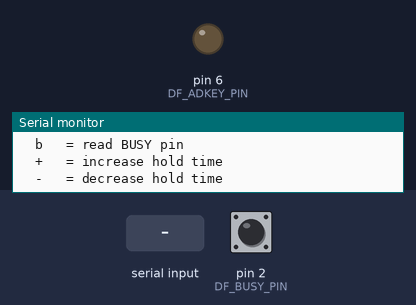
Bench run of a sketch on a simulated Arduino Mega 2560, built with avr-gcc and run on an emulated ATmega2560. On the bench: output pins drawn as LEDs (lit = HIGH), the last lines printed to the serial monitor. Inputs (shaded band) come from the test bench; at power-on: pin 2 (DF_BUSY_PIN) HIGH.

Above: at 1.2 s.
1.3 s: "90,45\n" received over Serial
At 1.45 s:
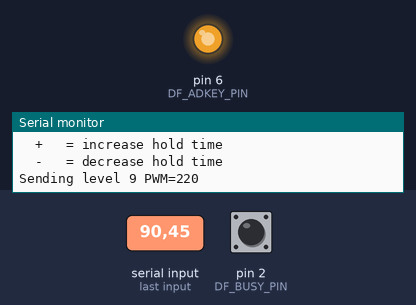
At 3.25 s:
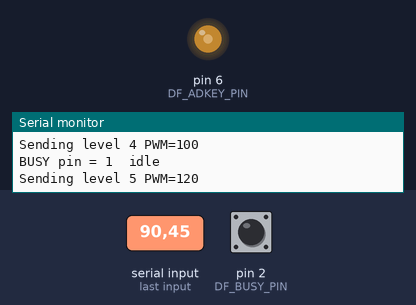
4.3 s: "s90\n" received over Serial
At 7.65 s:
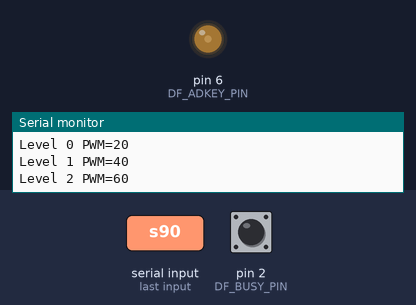
Timing chart, 0 to 17.0 s (numbered marks = the images above; inputs shaded):
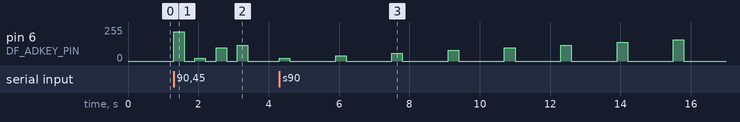

Measured:
- after the input at 1.3 s, pin 6 (DF_ADKEY_PIN): 0/255 → 220/255 at once, → 0/255 0.30 s later, → 20/255 0.30 s later, → 0/255 0.30 s later, … (8 changes in this stretch)
- after the input at 4.3 s, pin 6 (DF_ADKEY_PIN): 0/255 → 20/255 at once, → 0/255 0.30 s later, → 40/255 1.3 s later, → 0/255 0.30 s later, … (16 changes in this stretch)

The sketch:

Arduino_DFPlayer.ino
```cpp
// 3rdparty/DFPlayer/Arduino_DFPlayer.ino

/*
  DFPlayer ADKEY bring-up sketch
  Arduino Mega
  ADKEY control: D6 via 4.7k + 100nF RC filter
  BUSY feedback: D2 optional

  Open Serial Monitor at 115200 baud.
*/

const int DF_ADKEY_PIN = 6;
const int DF_BUSY_PIN  = 2;

// Try these first. These are calibration values, not guaranteed final.
int testLevels[] = {
  20, 40, 60, 80, 100, 120, 140, 160, 190, 220
};

const int NUM_LEVELS = sizeof(testLevels) / sizeof(testLevels[0]);

int holdMs = 300;

void setup() {
  Serial.begin(115200);

  pinMode(DF_BUSY_PIN, INPUT_PULLUP);

  releaseAdkey();

  Serial.println("DFPlayer ADKEY test ready.");
  Serial.println("Commands:");
  Serial.println("  0-9 = send test ADKEY level");
  Serial.println("  s   = sweep all levels");
  Serial.println("  b   = read BUSY pin");
  Serial.println("  +   = increase hold time");
  Serial.println("  -   = decrease hold time");
  Serial.println();
}

void loop() {
  if (Serial.available()) {
    char c = Serial.read();

    if (c >= '0' && c <= '9') {
      int index = c - '0';

      if (index < NUM_LEVELS) {
        Serial.print("Sending level ");
        Serial.print(index);
        Serial.print(" PWM=");
        Serial.println(testLevels[index]);

        sendAdkeyLevel(testLevels[index]);
        printBusy();
      }
    }

    else if (c == 's') {
      sweepLevels();
    }

    else if (c == 'b') {
      printBusy();
    }

    else if (c == '+') {
      holdMs += 50;
      Serial.print("Hold time now ");
      Serial.print(holdMs);
      Serial.println(" ms");
    }

    else if (c == '-') {
      holdMs -= 50;
      if (holdMs < 50) holdMs = 50;

      Serial.print("Hold time now ");
      Serial.print(holdMs);
      Serial.println(" ms");
    }
  }
}

void sendAdkeyLevel(int pwmValue) {
  pwmValue = constrain(pwmValue, 0, 255);

  pinMode(DF_ADKEY_PIN, OUTPUT);
  analogWrite(DF_ADKEY_PIN, pwmValue);

  delay(holdMs);

  releaseAdkey();

  delay(300);
}

void releaseAdkey() {
  analogWrite(DF_ADKEY_PIN, 0);
  pinMode(DF_ADKEY_PIN, INPUT);   // high impedance release
}

void sweepLevels() {
  Serial.println("Sweeping ADKEY levels...");

  for (int i = 0; i < NUM_LEVELS; i++) {
    Serial.print("Level ");
    Serial.print(i);
    Serial.print(" PWM=");
    Serial.println(testLevels[i]);

    sendAdkeyLevel(testLevels[i]);
    delay(1000);
  }

  Serial.println("Sweep complete.");
}

void printBusy() {
  int busy = digitalRead(DF_BUSY_PIN);

  Serial.print("BUSY pin = ");
  Serial.print(busy);

  if (busy == LOW) {
    Serial.println("  playing");
  } else {
    Serial.println("  idle");
  }
}
```
